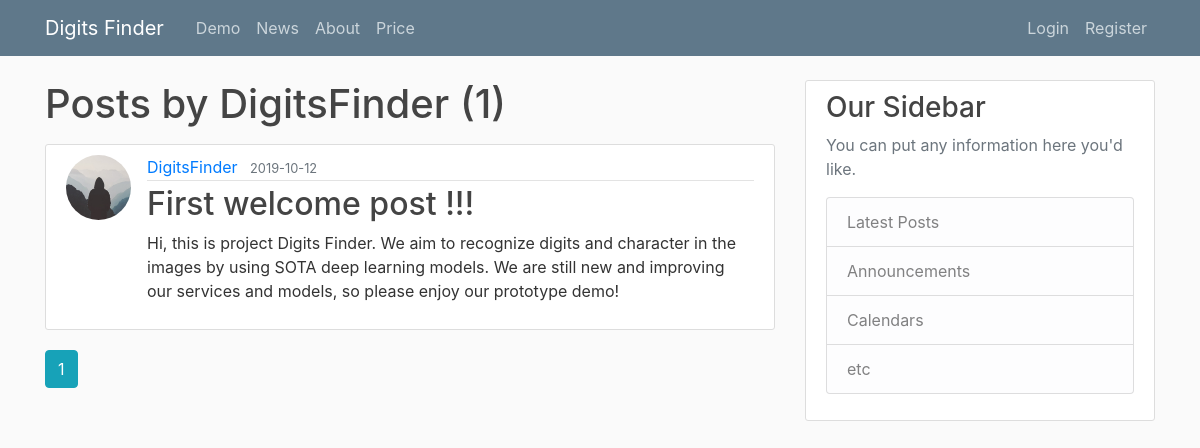
Page /user/DigitsFinder on the committed database.
### digitsfinder/models.py (models this page shows, shortened)
class User(db.Model, UserMixin):
    id = db.Column(db.Integer, primary_key=True)
    username = db.Column(db.String(20), unique=True, nullable=False)
    email = db.Column(db.String(120), unique=True, nullable=False)
    image_file = db.Column(db.String(20), nullable=False, default='default.jpg')
    password = db.Column(db.String(60), nullable=False)
    posts = db.relationship('Post', backref='author', lazy=True)

class Post(db.Model):
    id = db.Column(db.Integer, primary_key=True)
    title = db.Column(db.String(100), nullable=False)
    date_posted = db.Column(db.DateTime, nullable=False, default=datetime.utcnow)
    content = db.Column(db.Text, nullable=False)
    user_id = db.Column(db.Integer, db.ForeignKey('user.id'), nullable=False)

### digitsfinder/users/routes.py (the view)
@users.route("/user/<string:username>")
def user_posts(username):
    page = request.args.get('page', 1, type=int)
    user = User.query.filter_by(username=username).first_or_404()
    posts = Post.query.filter_by(author=user)\
        .order_by(Post.date_posted.desc())\
        .paginate(page=page, per_page=5)
    return render_template('user_posts.html', posts=posts, user=user)

### digitsfinder/templates/user_posts.html
{% extends "layout.html" %}
{% block content %}
    <h1 class="mb-3">Posts by {{ user.username }} ({{ posts.total }})</h1>
    {% for post in posts.items %}
        <article class="media content-section">
          <img class="rounded-circle article-img" src="{{ url_for('static', filename='profile_pics/' + post.author.image_file) }}">
          <div class="media-body">
            <div class="article-metadata">
              <a class="mr-2" href="{{ url_for('users.user_posts', username=post.author.username) }}">{{ post.author.username }}</a>
              <small class="text-muted">{{ post.date_posted.strftime('%Y-%m-%d') }}</small>
            </div>
            <h2><a class="article-title" href="{{ url_for('posts.post', post_id=post.id) }}">{{ post.title }}</a></h2>
            <p class="article-content">{{ post.content }}</p>
          </div>
        </article>
    {% endfor %}
    {% for page_num in posts.iter_pages(left_edge=1, right_edge=1, left_current=1, right_current=2) %}
      {% if page_num %}
        {% if posts.page == page_num %}
          <a class="btn btn-info mb-4" href="{{ url_for('users.user_posts', username=user.username, page=page_num) }}">{{ page_num }}</a>
        {% else %}
          <a class="btn btn-outline-info mb-4" href="{{ url_for('users.user_posts', username=user.username, page=page_num) }}">{{ page_num }}</a>
        {% endif %}
      {% else %}
        ...
      {% endif %}
    {% endfor %}
{% endblock content %}

### digitsfinder/templates/layout.html (shortened to what this page needs)
<!DOCTYPE html>
<html>
<head>
    <link rel="stylesheet" href="https://maxcdn.bootstrapcdn.com/bootstrap/4.0.0/css/bootstrap.min.css">
    <link rel="stylesheet" type="text/css" href="{{ url_for('static', filename='main.css') }}">
</head>
<body>
    <header class="site-header">
      <nav class="navbar navbar-expand-md navbar-dark bg-steel fixed-top">
        <div class="container">
          <a class="navbar-brand mr-4" href="{{ url_for('main.index') }}">Digits Finder</a>
          <div class="collapse navbar-collapse" id="navbarToggle">
            <div class="navbar-nav mr-auto">
              <a class="nav-item nav-link" href="{{ url_for('main.demo') }}">Demo</a>
              <a class="nav-item nav-link" href="{{ url_for('main.news') }}">News</a>
              <a class="nav-item nav-link" href="{{ url_for('main.about') }}">About</a>
              <a class="nav-item nav-link" href="{{ url_for('main.price') }}">Price</a>
            </div>
            <div class="navbar-nav">
              {% if current_user.is_authenticated %}
                <!-- comment to remore post function for users
                <a class="nav-item nav-link" href="{{ url_for('posts.new_post') }}">New Post</a>
                -->
                <a class="nav-item nav-link" href="{{ url_for('users.account') }}">Account</a>
                <a class="nav-item nav-link" href="{{ url_for('users.logout') }}">Logout</a>
              {% else %}
                <a class="nav-item nav-link" href="{{ url_for('users.login') }}">Login</a>
                <a class="nav-item nav-link" href="{{ url_for('users.register') }}">Register</a>
              {% endif %}
            </div>
          </div>
        </div>
      </nav>
    </header>
    <main role="main" class="container">
      <div class="row">
        <div class="col-md-8">
          {% block content %}{% endblock %}
        </div>
        <div class="col-md-4">
          <div class="content-section">
            <h3>Our Sidebar</h3>
            <p class='text-muted'>You can put any information here you'd like.
              <ul class="list-group">
                <li class="list-group-item list-group-item-light">Latest Posts</li>
                <li class="list-group-item list-group-item-light">Announcements</li>
                <li class="list-group-item list-group-item-light">Calendars</li>
                <li class="list-group-item list-group-item-light">etc</li>
              </ul>
            </p>
          </div>
        </div>
      </div>
    </main>
</body>
</html>

### digitsfinder/static/main.css (style rules this page uses)
body { background: #fafafa; color: #333333; margin-top: 5rem; }
h1, h2, h3, h4, h5, h6 { color: #444444; }
.bg-steel { background-color: #5f788a; }
.site-header .navbar-nav .nav-link { color: #cbd5db; }
.content-section { background: #ffffff; padding: 10px 20px; border: 1px solid #dddddd; border-radius: 3px; margin-bottom: 20px; }
.article-title { color: #444444; }
.article-content { white-space: pre-line; }
.article-img { height: 65px; width: 65px; margin-right: 16px; }
.article-metadata { padding-bottom: 1px; margin-bottom: 4px; border-bottom: 1px solid #e3e3e3 }

### rows in the picture
User: username "DigitsFinder"
Post: image_file (placeholder picture), author.username "DigitsFinder", date_posted "2019-10-12", title "First welcome post !!!", content "Hi, this is project Digits Finder. We aim to recognize digits and character in the images by using SOTA deep learning models. We are still new and improving our services and models, so please enjoy our prototype demo!"

### other values in the picture
{{ posts.total }} "1"
{{ page_num }} "1"
